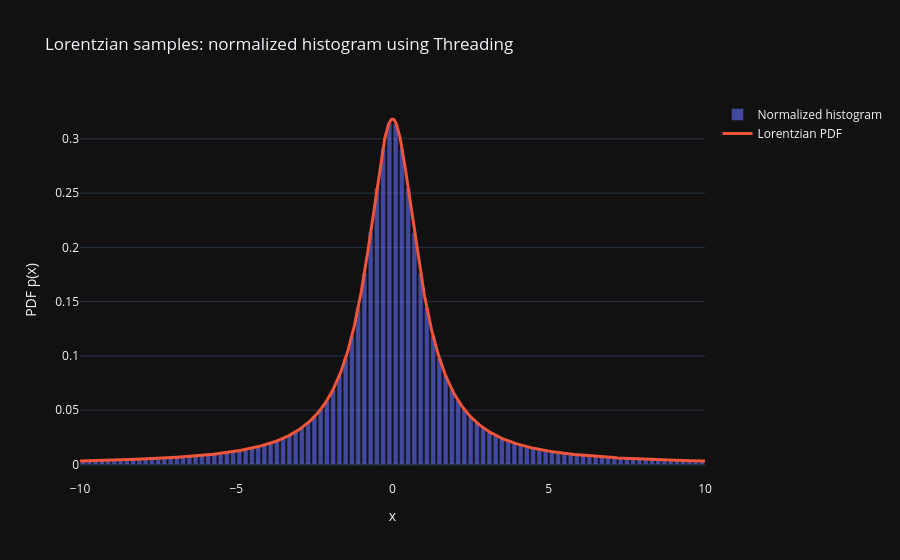

Notebook cell for this chart:
### Code cell
n = 10**7
bins = 100

counts = thread_lorentz.run_threaded(n, n_counts=32, bins=bins)

plot_scaling(counts, technique="Threading", n=n, bins=bins)
